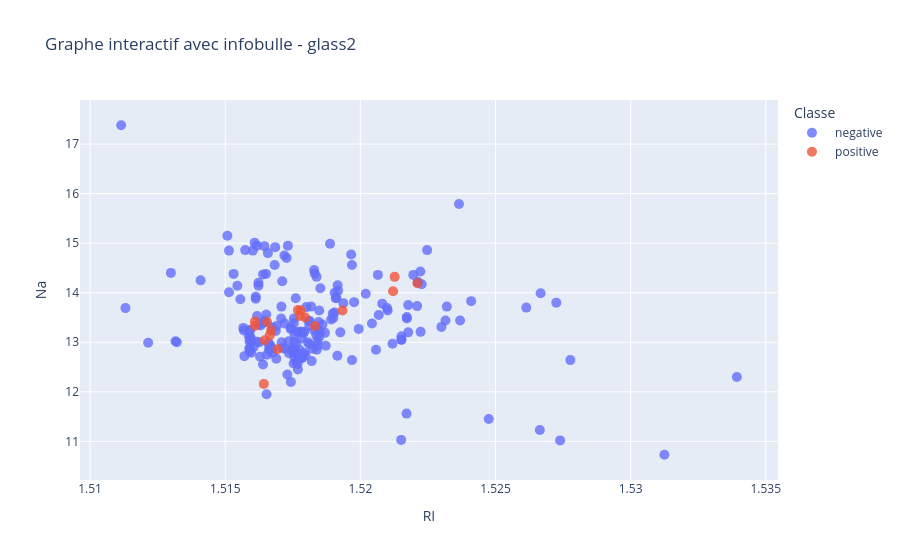

Notebook code cell kept with this figure:
### Code cell
print("\n=== QUESTIONS 13 ===\n")
q13_name = "glass2"

# Charger dataset correctement
q13_df, q13_target = load_dataset(q13_name, 'original')

# Colonnes numériques
num_cols_13 = [
    c for c in q13_df.columns
    if c != q13_target and pd.api.types.is_numeric_dtype(q13_df[c])
]

x13, y13 = num_cols_13[0], num_cols_13[1]

fig = px.scatter(
    q13_df,
    x=x13,
    y=y13,
    color=q13_df[q13_target].astype(str),
    hover_data=num_cols_13,
    title=f"Graphe interactif avec infobulle - {q13_name}",
    labels={"color": "Classe"}
)

fig.update_traces(marker=dict(size=10, opacity=0.8))
fig.show()

### Figure 1 — Plotly figure (JSON) as saved in the notebook; plotly's stock layout.template omitted (floating-point values rounded to 4 significant figures; data arrays with more than 128 entries replaced by an {"elided": "..."} marker saying what was removed)
{"data": [{"customdata": {"elided": "197x7 float values"}, "hovertemplate": "Classe= negative<br>RI=%{x}<br> Na=%{y}<br> Mg=%{customdata[0]}<br> Al=%{customdata[1]}<br> Si=%{customdata[2]}<br> K=%{customdata[3]}<br> Ca=%{customdata[4]}<br> Ba=%{customdata[5]}<br> Fe=%{customdata[6]}<extra></extra>", "legendgroup": " negative", "marker": {"color": "#636efa", "opacity": 0.8, "size": 10, "symbol": "circle"}, "mode": "markers", "name": " negative", "orientation": "v", "showlegend": true, "type": "scatter", "x": {"elided": "197 float values"}, "xaxis": "x", "y": {"elided": "197 float values"}, "yaxis": "y"}, {"customdata": [[3.34, 1.54, 72.14, 0.56, 8.99, 0, 0], [3.36, 1.63, 71.94, 0.57, 8.81, 0, 0.09], [3.66, 1.11, 72.77, 0.11, 8.6, 0, 0], [3.41, 1.52, 72.04, 0.58, 8.79, 0, 0], [3.53, 1.34, 72.67, 0.56, 8.33, 0, 0], [3.65, 0.65, 73, 0.06, 8.93, 0, 0], [3.4, 1.22, 72.69, 0.59, 8.32, 0, 0], [3.76, 0.58, 71.79, 0.11, 9.65, 0, 0], [3.58, 1.31, 72.61, 0.61, 8.79, 0, 0], [3.39, 1.28, 72.64, 0.52, 8.65, 0, 0], [3.9, 0.83, 71.5, 0, 9.49, 0, 0], [3.52, 1.35, 72.89, 0.57, 8.53, 0, 0], [3.78, 0.91, 71.36, 0.23, 9.14, 0, 0.37], [3.45, 1.76, 72.48, 0.6, 8.38, 0, 0.17], [3.57, 1.38, 72.7, 0.56, 8.44, 0, 0.1], [3.4, 1.26, 73.01, 0.52, 8.58, 0, 0], [3.54, 0.75, 72.65, 0.16, 8.89, 0.15, 0.24]], "hovertemplate": "Classe= positive<br>RI=%{x}<br> Na=%{y}<br> Mg=%{customdata[0]}<br> Al=%{customdata[1]}<br> Si=%{customdata[2]}<br> K=%{customdata[3]}<br> Ca=%{customdata[4]}<br> Ba=%{customdata[5]}<br> Fe=%{customdata[6]}<extra></extra>", "legendgroup": " positive", "marker": {"color": "#EF553B", "opacity": 0.8, "size": 10, "symbol": "circle"}, "mode": "markers", "name": " positive", "orientation": "v", "showlegend": true, "type": "scatter", "x": [1.518, 1.518, 1.518, 1.518, 1.516, 1.518, 1.516, 1.521, 1.517, 1.517, 1.521, 1.516, 1.522, 1.517, 1.517, 1.516, 1.519], "xaxis": "x", "y": [13.33, 13.5, 13.65, 13.53, 13.33, 13.64, 13.42, 14.03, 12.86, 13.41, 14.32, 12.16, 14.19, 13.14, 13.24, 13.04, 13.64], "yaxis": "y"}], "layout": {"legend": {"title": {"text": "Classe"}, "tracegroupgap": 0}, "title": {"text": "Graphe interactif avec infobulle - glass2"}, "xaxis": {"anchor": "y", "domain": [0, 1], "title": {"text": "RI"}}, "yaxis": {"anchor": "x", "domain": [0, 1], "title": {"text": " Na"}}}}
